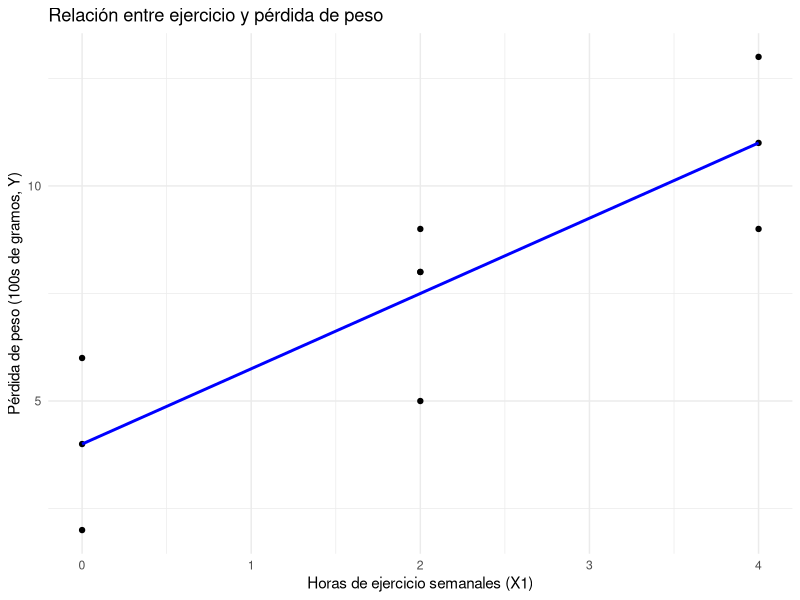
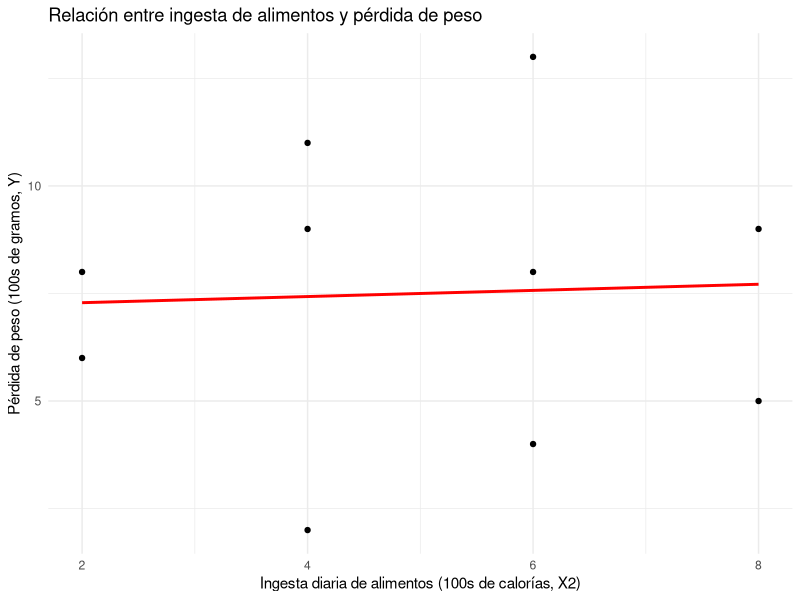
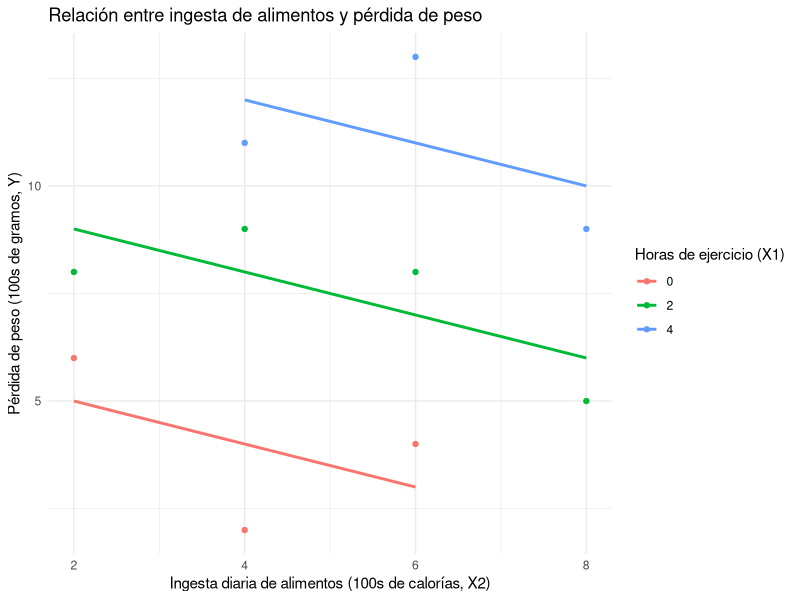

Reproduce these figures in R, in order.
## ---- chunk 1
library(tidyverse)
data <- data.frame(
  id = 1:10,
  ej = c(0, 0, 0, 2, 2, 2, 2, 4, 4, 4),  # Frecuencia de ejercicio (horas semanales promedio)
  cal = c(2, 4, 6, 2, 4, 6, 8, 4, 6, 8),  # Ingesta diaria promedio de alimentos (100s de calorías sobre el recomendado)
  ppeso  = c(6, 2, 4, 8, 9, 8, 5, 11, 13, 9) # Pérdida de peso semanal promedio (100s de gramos)
)

ggplot(data, aes(x = ej, y = ppeso)) +
  geom_point() +  # Agregar los puntos de dispersión
  geom_smooth(method = "lm", se = FALSE, color = "blue") +  # Agregar la línea de regresión
  labs(
    title = "Relación entre ejercicio y pérdida de peso",
    x = "Horas de ejercicio semanales (X1)",
    y = "Pérdida de peso (100s de gramos, Y)"
  ) +
  theme_minimal()

## ---- chunk 2
# Gráfico de dispersión entre ingesta de alimentos y pérdida de peso con línea de regresión
ggplot(data, aes(x = cal, y = ppeso)) +
  geom_point() +  # Agregar los puntos de dispersión
  geom_smooth(method = "lm", se = FALSE, color = "red") +  # Agregar la línea de regresión
  labs(
    title = "Relación entre ingesta de alimentos y pérdida de peso",
    x = "Ingesta diaria de alimentos (100s de calorías, X2)",
    y = "Pérdida de peso (100s de gramos, Y)"
  ) +
  theme_minimal()
## ---- chunk 3
# Convertir las horas de ejercicio en un factor
data$ej_factor <- as.factor(data$ej)

# Gráfico de dispersión con diferentes colores para las horas de ejercicio y líneas de regresión separadas
ggplot(data, aes(x = cal, y = ppeso, color = ej_factor)) +
  geom_point() +  # Agregar los puntos de dispersión
  geom_smooth(method = "lm", se = FALSE) +  # Agregar la línea de regresión separada por cada nivel de ejercicio
  labs(
    title = "Relación entre ingesta de alimentos y pérdida de peso",
    x = "Ingesta diaria de alimentos (100s de calorías, X2)",
    y = "Pérdida de peso (100s de gramos, Y)",
    color = "Horas de ejercicio (X1)"
  ) +
  theme_minimal()
